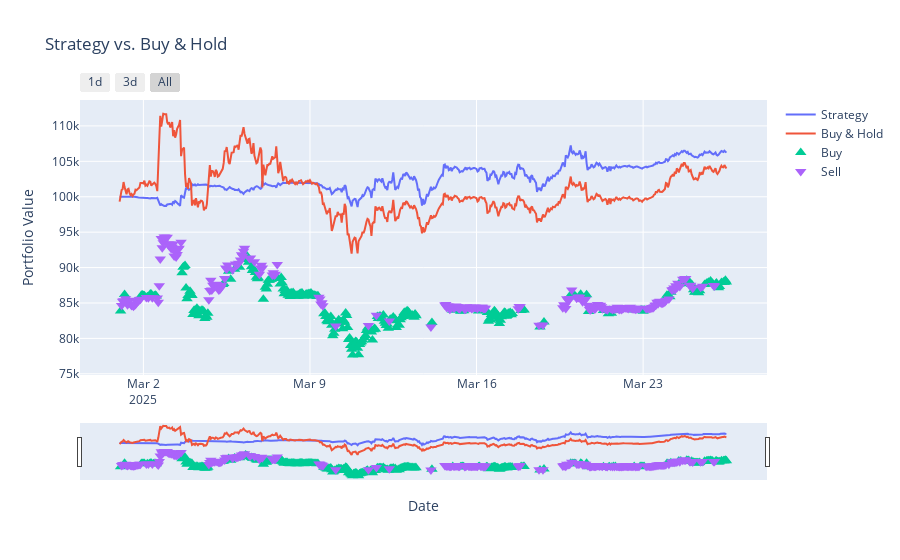

The notebook cell this image was saved under:
### Code cell
fig = e.plot()

### Figure 1 — Plotly figure (JSON) as saved in the notebook; plotly's stock layout.template omitted (floating-point values rounded to 4 significant figures; data arrays with more than 128 entries replaced by an {"elided": "..."} marker saying what was removed)
{"data": [{"mode": "lines", "name": "Strategy", "type": "scatter", "x": {"elided": "613 str values"}, "y": {"elided": "613 float values"}}, {"mode": "lines", "name": "Buy & Hold", "type": "scatter", "x": {"elided": "613 str values"}, "y": {"elided": "613 float values"}}, {"marker": {"size": 10, "symbol": "triangle-up"}, "mode": "markers", "name": "Buy", "type": "scatter", "x": {"elided": "287 str values"}, "y": {"elided": "287 float values"}}, {"marker": {"size": 10, "symbol": "triangle-down"}, "mode": "markers", "name": "Sell", "type": "scatter", "x": {"elided": "234 str values"}, "y": {"elided": "234 float values"}}], "layout": {"hovermode": "x unified", "title": {"text": "Strategy vs. Buy & Hold"}, "xaxis": {"rangeselector": {"buttons": [{"count": 24, "label": "1d", "step": "hour", "stepmode": "backward"}, {"count": 72, "label": "3d", "step": "hour", "stepmode": "backward"}, {"label": "All", "step": "all"}]}, "rangeslider": {"visible": true}, "title": {"text": "Date"}, "type": "date"}, "yaxis": {"title": {"text": "Portfolio Value"}}}}
